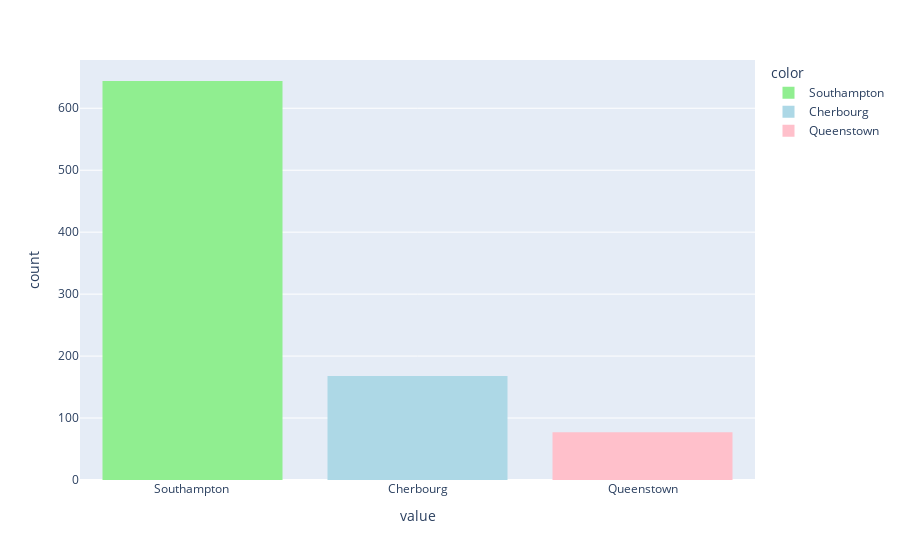

Notebook cell for this chart:
### Markdown cell above
#### Embarked

### Code cell
fig = px.histogram(df['Embarked'], color=df['Embarked'], color_discrete_sequence=['lightgreen', 'lightblue', 'pink'])
fig.update_xaxes(tickvals=['S', 'C', 'Q'], ticktext=['Southampton ', 'Cherbourg', 'Queenstown'])
fig.for_each_trace(lambda trace: trace.update(name='Southampton' if trace.name == 'S' 
                                                  else 'Cherbourg' if trace.name == 'C' 
                                                  else 'Queenstown' if trace.name == 'Q' else trace.name))

fig.show();

### Figure 1 — Plotly figure (JSON) as saved in the notebook; plotly's stock layout.template omitted (floating-point values rounded to 4 significant figures; data arrays with more than 128 entries replaced by an {"elided": "..."} marker saying what was removed)
{"data": [{"alignmentgroup": "True", "bingroup": "x", "hovertemplate": "color=S<br>value=%{x}<br>count=%{y}<extra></extra>", "legendgroup": "S", "marker": {"color": "lightgreen", "pattern": {"shape": ""}}, "name": "Southampton", "offsetgroup": "S", "orientation": "v", "showlegend": true, "type": "histogram", "x": {"elided": "644 str values"}, "xaxis": "x", "yaxis": "y"}, {"alignmentgroup": "True", "bingroup": "x", "hovertemplate": "color=C<br>value=%{x}<br>count=%{y}<extra></extra>", "legendgroup": "C", "marker": {"color": "lightblue", "pattern": {"shape": ""}}, "name": "Cherbourg", "offsetgroup": "C", "orientation": "v", "showlegend": true, "type": "histogram", "x": {"elided": "168 str values"}, "xaxis": "x", "yaxis": "y"}, {"alignmentgroup": "True", "bingroup": "x", "hovertemplate": "color=Q<br>value=%{x}<br>count=%{y}<extra></extra>", "legendgroup": "Q", "marker": {"color": "pink", "pattern": {"shape": ""}}, "name": "Queenstown", "offsetgroup": "Q", "orientation": "v", "showlegend": true, "type": "histogram", "x": ["Q", "Q", "Q", "Q", "Q", "Q", "Q", "Q", "Q", "Q", "Q", "Q", "Q", "Q", "Q", "Q", "Q", "Q", "Q", "Q", "Q", "Q", "Q", "Q", "Q", "Q", "Q", "Q", "Q", "Q", "Q", "Q", "Q", "Q", "Q", "Q", "Q", "Q", "Q", "Q", "Q", "Q", "Q", "Q", "Q", "Q", "Q", "Q", "Q", "Q", "Q", "Q", "Q", "Q", "Q", "Q", "Q", "Q", "Q", "Q", "Q", "Q", "Q", "Q", "Q", "Q", "Q", "Q", "Q", "Q", "Q", "Q", "Q", "Q", "Q", "Q", "Q"], "xaxis": "x", "yaxis": "y"}], "layout": {"barmode": "relative", "legend": {"title": {"text": "color"}, "tracegroupgap": 0}, "margin": {"t": 60}, "xaxis": {"anchor": "y", "domain": [0, 1], "ticktext": ["Southampton ", "Cherbourg", "Queenstown"], "tickvals": ["S", "C", "Q"], "title": {"text": "value"}}, "yaxis": {"anchor": "x", "domain": [0, 1], "title": {"text": "count"}}}}
